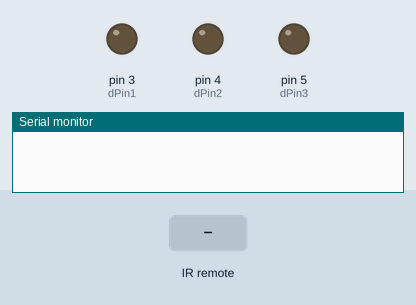
This sketch was run on a simulated Arduino Uno, built with avr-gcc and run on an emulated ATmega328P. Parts: output pins drawn as LEDs (lit = HIGH), the last lines printed to the serial monitor. The inputs (shaded band) are chosen by the test bench.

Above: at 1.2 s.
1.3 s: infrared code 0xFF30CF received
At 1.7 s:
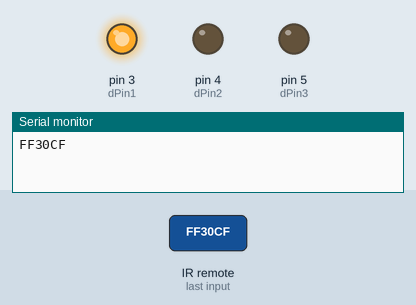
2.8 s: infrared code 0xFF18E7 received
At 4.0 s:
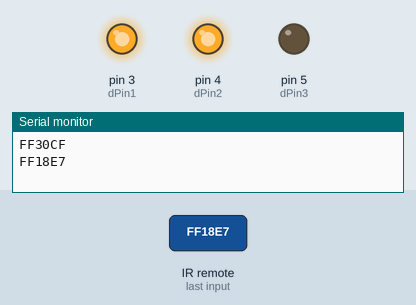
4.3 s: infrared code 0xFF7A85 received
At 5.2 s:
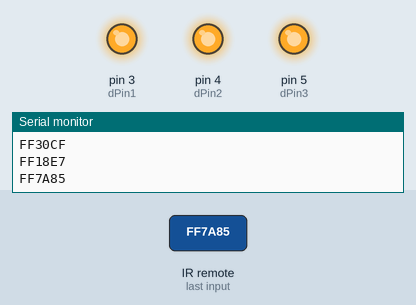
Timing chart, 0 to 7.3 s (numbered marks = the images above; inputs shaded):
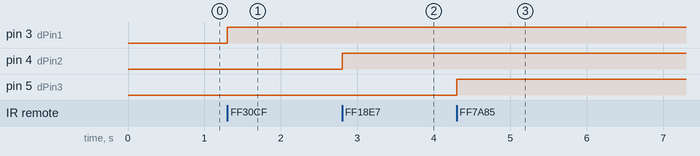

The sketch:

irremote.ino
```cpp
#include <IRremote.h>
int IRpin=11;
int dPin1=3;
int dPin2=4;
int dPin3=5;
IRrecv IR(IRpin);
decode_results results;
void setup() {
  // put your setup code here, to run once:
  Serial.begin(9600);
  IR.enableIRIn();
  pinMode(dPin1,OUTPUT);
  pinMode(dPin2,OUTPUT);
  pinMode(dPin3,OUTPUT);

}

void loop() {
  // put your main code here, to run repeatedly:
  while(IR.decode(&results)==0){

  }
  Serial.println(results.value,HEX);
  IR.resume();
  if(results.value==0xFF30CF){
    digitalWrite(dPin1,HIGH);
  }
  if(results.value==0xFF18E7){
    digitalWrite(dPin1,HIGH);
    digitalWrite(dPin2,HIGH);
  }
  if(results.value==0xFF7A85){
    digitalWrite(dPin3,HIGH);
    digitalWrite(dPin2,HIGH);
    digitalWrite(dPin1,HIGH);
  }
  if(results.value==0xFF6897){
    digitalWrite(dPin1,LOW);
    digitalWrite(dPin2,LOW);
    digitalWrite(dPin3,LOW);
  }
  delay(1500);


}
```

Measured:
- after the input at 1.3 s, pin 3 (dPin1): LOW → HIGH at once
- after the input at 2.8 s, pin 4 (dPin2): LOW → HIGH at once
- after the input at 4.3 s, pin 5 (dPin3): LOW → HIGH at once
